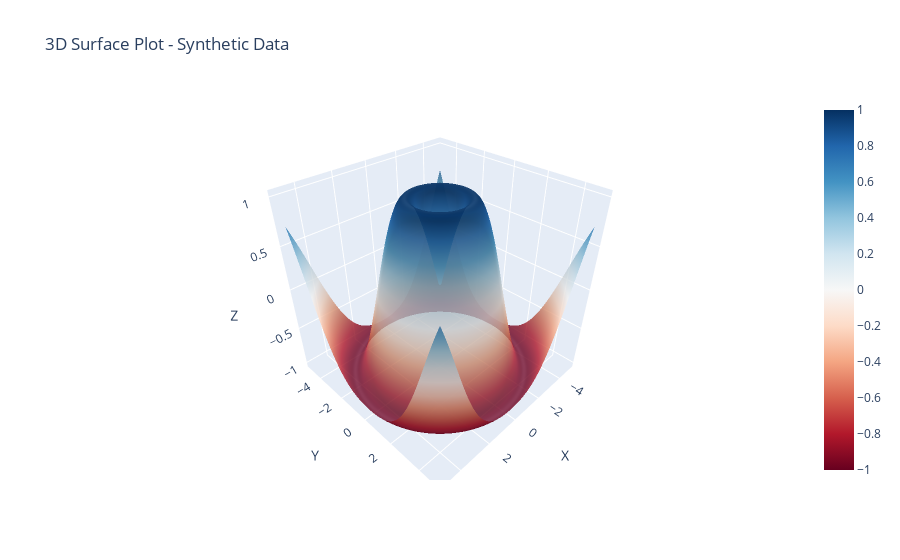

The notebook cell this image was saved under:
### Code cell
import plotly.graph_objects as go  # Importa la clase 'graph_objects' de Plotly y la renombra como 'go'
import numpy as np

# Crear una malla de datos 3D
x = np.linspace(-5, 5, 100)  # Genera 100 puntos espaciados uniformemente en el rango de -5 a 5 para el eje x
y = np.linspace(-5, 5, 100)  # Genera 100 puntos espaciados uniformemente en el rango de -5 a 5 para el eje y
x, y = np.meshgrid(x, y)  # Crea una cuadrícula 2D a partir de los puntos x e y
z = np.sin(np.sqrt(x**2 + y**2))  # Calcula el valor de z para cada punto de la cuadrícula usando la función seno

# Crear el gráfico de superficie 3D interactivo
fig = go.Figure()  # Crea una instancia de la clase 'Figure' de Plotly

fig.add_trace(go.Surface(z=z, x=x, y=y,  # Agrega un gráfico de superficie 3D a la figura
                         colorscale='RdBu', opacity=0.8))  # Define los datos, la escala de colores y la opacidad

 #'Greys'
#'YlGnBu'
#'Greens'
#'YlOrRd'
#'Bluered'
#'RdBu'

# Configuración adicional del gráfico
fig.update_layout(scene=dict(xaxis_title='X',  # Actualiza el diseño del gráfico estableciendo los títulos de los ejes x, y y z
                             yaxis_title='Y',
                             zaxis_title='Z'),
                  title='3D Surface Plot - Synthetic Data')  # Establece el título del gráfico

# Mostrar el gráfico
fig.show()  # Muestra el gráfico interactivo en la pantalla

### Figure 1 — Plotly figure (JSON) as saved in the notebook; plotly's stock layout.template omitted (floating-point values rounded to 4 significant figures; data arrays with more than 128 entries replaced by an {"elided": "..."} marker saying what was removed)
{"data": [{"colorscale": [[0, "rgb(103,0,31)"], [0.1, "rgb(178,24,43)"], [0.2, "rgb(214,96,77)"], [0.3, "rgb(244,165,130)"], [0.4, "rgb(253,219,199)"], [0.5, "rgb(247,247,247)"], [0.6, "rgb(209,229,240)"], [0.7, "rgb(146,197,222)"], [0.8, "rgb(67,147,195)"], [0.9, "rgb(33,102,172)"], [1, "rgb(5,48,97)"]], "opacity": 0.8, "type": "surface", "x": {"elided": "100x100 float values"}, "y": {"elided": "100x100 float values"}, "z": {"elided": "100x100 float values"}}], "layout": {"scene": {"xaxis": {"title": {"text": "X"}}, "yaxis": {"title": {"text": "Y"}}, "zaxis": {"title": {"text": "Z"}}}, "title": {"text": "3D Surface Plot - Synthetic Data"}}}
